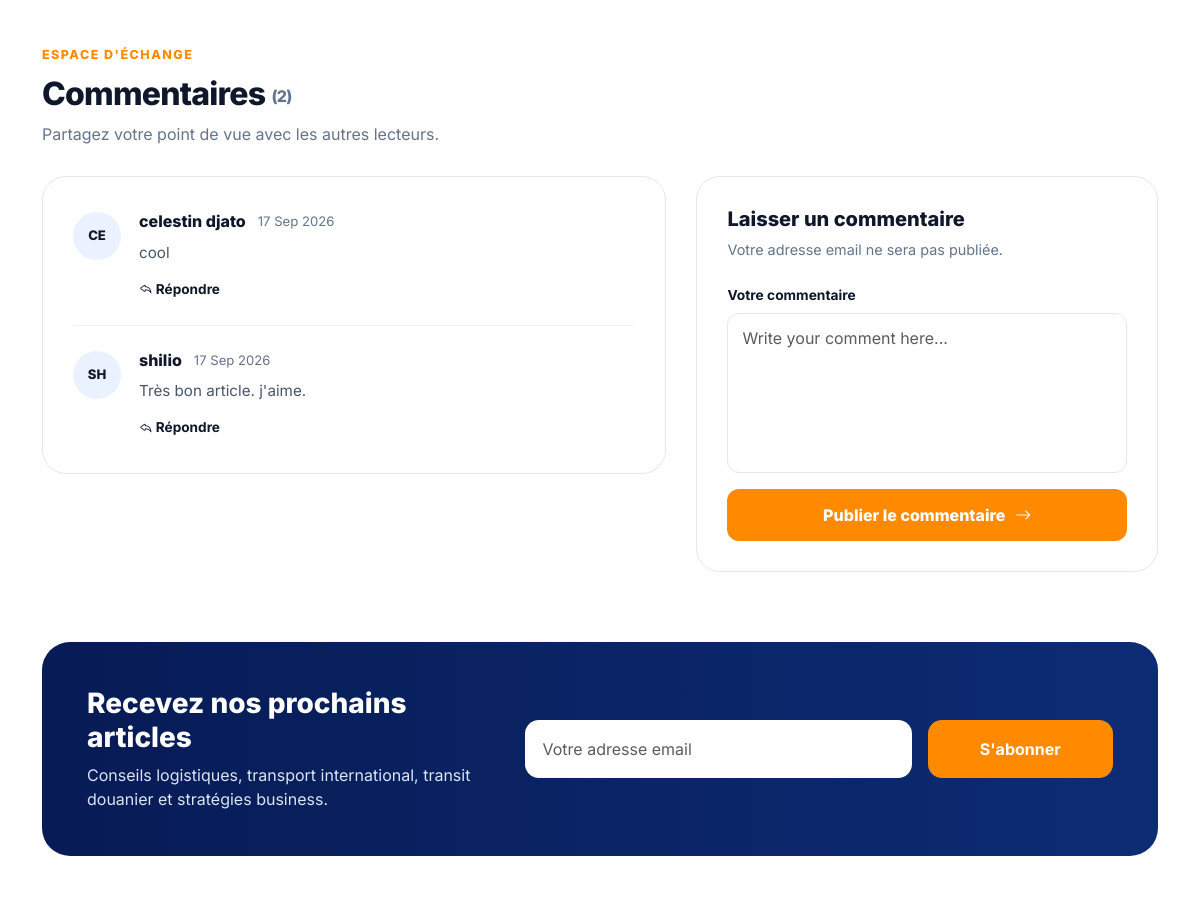
Before: /detail/comment-negocier-un-tarif (signed in, middle part) with the older database file.
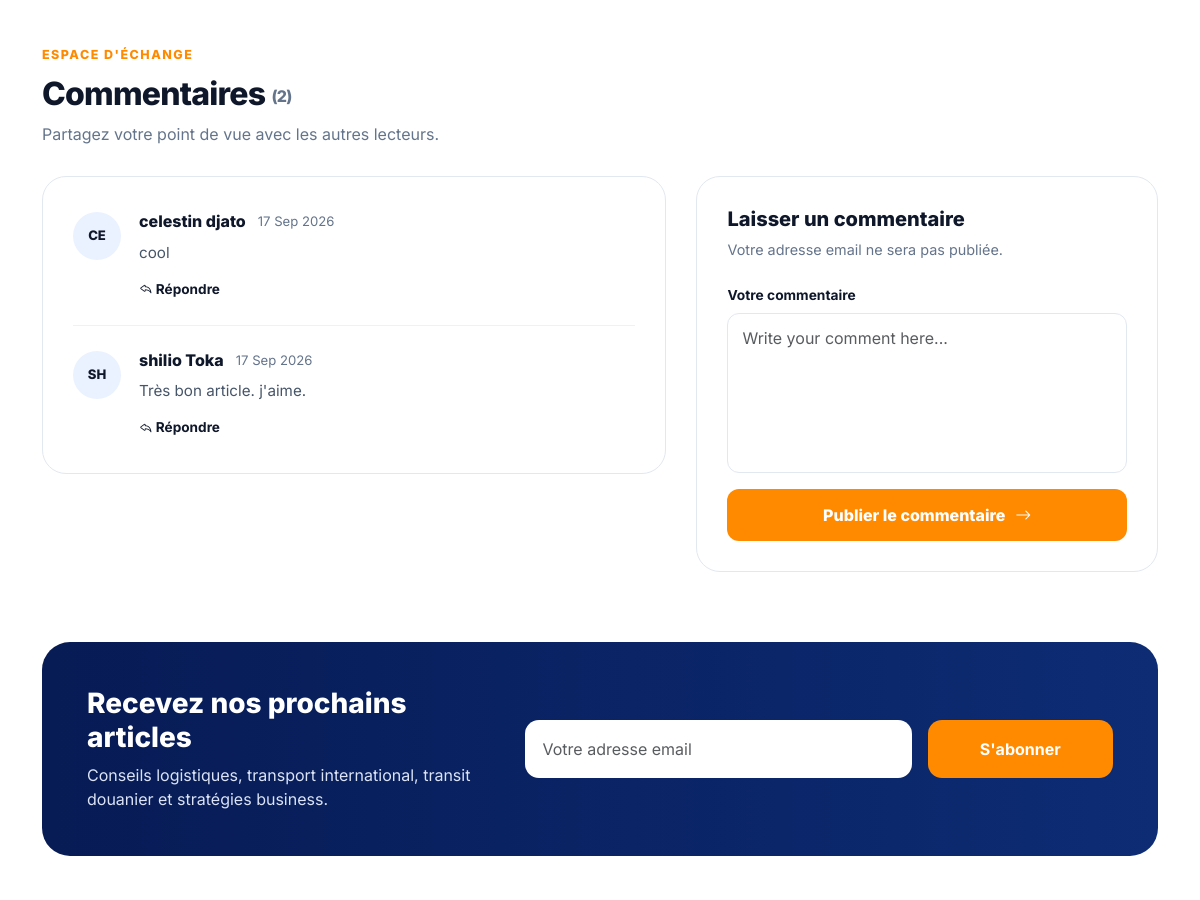
After: the same page with the newer database file.
### comments/models.py (models this page shows, shortened)
class Comment(models.Model):
    post = models.ForeignKey(Post, on_delete=models.CASCADE, related_name='comments')
    user = models.ForeignKey(AUTH_USER_MODEL, on_delete=models.CASCADE, related_name='comments')
    content = models.TextField()
    created_at = models.DateTimeField(auto_now_add=True)

### account/models.py (models this page shows, shortened)
class CustomUser(AbstractUser):
    ROLE_CHOICES = (
        ('user', 'User'),
        ('admin', 'Admin')
    )
    username = None
    email = models.EmailField(unique=True)
    full_name = models.CharField(max_length=255)
    avatar = models.ImageField(upload_to='avatars/', null=True, blank=True)
    role = models.CharField(max_length=50, choices=ROLE_CHOICES, default='user')
    objects = CustomUserManager()
    USERNAME_FIELD = 'email'
    REQUIRED_FIELDS = ['full_name']

### app/views.py (the view)
# urls.py: path('detail/<slug:slug>', PostDetailView.as_view(), name='post-detail'),
class PostDetailView(LoginRequiredMixin, DetailView):
    model = Post
    template_name = 'blog/post_detail.html'
    context_object_name = 'post'
    def get_context_data(self, **kargs):
        context = super().get_context_data(**kargs)
        context['recent_posts'] = Post.objects.filter(status='published').order_by('-published_at')[:3]
        context['comments'] = Comment.objects.filter(post=self.object).order_by('-created_at')
        context['form'] = CommentForm()
        return context
    def post(self, request, *args, **kwargs):
        self.object = self.get_object()
        form = CommentForm(request.POST)
        if form.is_valid():
            comment = form.save(commit=False)
            comment.post = self.object
            comment.user = request.user
            comment.save()
            return redirect(reverse('post-detail', kwargs={'slug': self.object.slug}))
        context = self.get_context_data(object=self.object)
        context['form'] = form
        return self.render_to_response(context)

### comments/forms.py
class CommentForm(forms.ModelForm):
    class Meta:
        model = Comment
        fields = ['content']
        widgets = {
            'content': forms.Textarea(attrs={'rows': 5, 'id': 'comment-message', 'class': 'form-control', 'placeholder': 'Write your comment here...'}),
        }

### app/models.py (called while the page is built)
    def __str__(self):
        return self.name

### app/templates/blog/post_detail.html (shortened to what this page needs)
{% extends 'base.html' %}
{% block content %}
  <div class="main-wrapper">
    <section class="pb-5">
      <div class="container">
        <div class="article-wrapper">
          <section class="comments-section" aria-labelledby="comments-title">
            <div class="comments-header">
              <div>
                <span class="comments-eyebrow">Espace d'échange</span>
                <h2 id="comments-title" class="section-title mb-2">Commentaires <span>({{ comments.count }})</span></h2>
                <p class="comments-intro">Partagez votre point de vue avec les autres lecteurs.</p>
              </div>
            </div>
            <div class="comment-layout">
              <div class="comment-list">
                {% for comment in comments %}
                  <article class="comment-item">
                    <div class="comment-avatar" aria-hidden="true">{{ comment.user.full_name|slice:':2'|upper }}</div>
                    <div class="comment-body">
                      <div class="comment-meta">
                        <h3>{{ comment.user.full_name }}</h3>
                        <time datetime="{{ comment.created_at|date:'Y-m-d' }}">{{ comment.created_at|date:'d M Y' }}</time>
                      </div>
                      <p>{{ comment.content|linebreaksbr }}</p>
                      <button type="button" class="comment-reply"><i class="bi bi-reply"></i> Répondre</button>
                    </div>
                  </article>
                {% empty %}
                  <p>Aucun commentaire pour le moment. Soyez le premier à réagir.</p>
                {% endfor %}
              </div>
              <div class="comment-form-card">
                <h3>Laisser un commentaire</h3>
                <p>Votre adresse email ne sera pas publiée.</p>
                <form method="post">
                  <div class="row g-3">
                    <div class="col-12">
                      <label for="id_content">Votre commentaire</label>
                      {{ form.content }}
                    </div>
                    <div class="col-12">
                      <button type="submit" class="comment-submit">Publier le commentaire <i class="bi bi-arrow-right"></i></button>
                    </div>
                  </div>
                </form>
              </div>
            </div>
          </section>
          <div class="newsletter">
            <div class="row align-items-center g-4">
              <div class="col-lg-5">
                <h3>Recevez nos prochains articles</h3>
                <p class="mb-0">Conseils logistiques, transport international, transit douanier et stratégies business.</p>
              </div>
              <div class="col-lg-7">
                <form>
                  <div class="row g-3">
                    <div class="col-md-8">
                      <input type="email" class="form-control" placeholder="Votre adresse email" />
                    </div>
                    <div class="col-md-4">
                      <button class="btn w-100">S'abonner</button>
                    </div>
                  </div>
                </form>
              </div>
            </div>
          </div>
        </div>
      </div>
    </section>
  </div>
{% endblock %}

### templates/base.html (shortened to what this page needs)
{% load static %}
<!DOCTYPE html>
<html lang="fr">
  <head>
    <link href="https://cdn.jsdelivr.net/npm/bootstrap@5.3.3/dist/css/bootstrap.min.css" rel="stylesheet" />
    <link rel="stylesheet" href="https://cdn.jsdelivr.net/npm/bootstrap-icons@1.11.3/font/bootstrap-icons.min.css" />
    <link rel="stylesheet" href="{% static 'css/styles.css' %}" />
    <link rel="stylesheet" href="{% static 'css/post_list.css' %}" />
    <link rel="stylesheet" href="{% static 'css/post_detail.css' %}" />
    <link rel="stylesheet" href="{% static 'css/dash/add_category.css' %}" />
    <link rel="stylesheet" href="{% static 'css/about.css' %}" />
  </head>
  <body>
    <div class="main-wrapper">
      {% block content %}
      {% endblock %}
    </div>
  </body>
</html>

### static/css/styles.css (style rules this page uses)
:root { --primary: #0d1f4f; --secondary: #ff8a00; --light: #f5f7fb; --text: #1e293b; --muted: #64748b; --white: #ffffff; --border: #e8edf5; }
* { margin: 0; padding: 0; box-sizing: border-box; }
body { font-family: 'Inter', sans-serif; background: var(--light); color: var(--text); min-height: 100vh; display: flex; flex-direction: column; }
.main-wrapper { flex: 1; }
.section-title { font-size: 2rem; font-weight: 800; color: var(--primary); }
.newsletter { background: linear-gradient(90deg, #071b55, #0f2e7a); border-radius: 26px; padding: 40px; color: #fff; }
.newsletter h3 { font-weight: 800; }
.newsletter p { color: #d9e2f4; }
.newsletter .form-control { height: 58px; border: none; border-radius: 12px; }
.newsletter .btn { height: 58px; border: none; background: var(--secondary); border-radius: 12px; color: #fff; font-weight: 700; }

### static/css/post_list.css (style rules this page uses)
:root { --primary: #081c4b; --secondary: #ff8a00; --light: #f5f7fb; --white: #ffffff; --text: #1e293b; --muted: #64748b; --border: #e7edf5; }
* { margin: 0; padding: 0; box-sizing: border-box; }
body { font-family: 'Inter', sans-serif; background: var(--light); color: var(--text); min-height: 100vh; display: flex; flex-direction: column; }
.main-wrapper { flex: 1; }
.section-title { font-size: 2rem; font-weight: 800; color: var(--primary); }

### static/css/dash/add_category.css (style rules this page uses)
:root { --primary: #081c4b; --secondary: #ff8a00; --light: #f5f7fb; --white: #ffffff; --text: #1e293b; --muted: #64748b; --border: #e7edf5; }
* { margin: 0; padding: 0; box-sizing: border-box; }
.section-title { font-size: 1.6rem; font-weight: 800; color: var(--primary); margin-bottom: 10px; }
.form-control { height: 58px; border-radius: 16px; border: 1px solid var(--border); padding: 14px 18px; transition: 0.3s; color: var(--text); }
textarea.form-control { min-height: 160px; resize: none; padding-top: 18px; }

### static/css/about.css (style rules this page uses)
:root { --primary: #0f172a; --primary-light: #1e293b; --orange: #f97316; --orange-dark: #ea580c; --text: #334155; --text-light: #64748b; --background: #f8fafc; --white: #ffffff; --border: #e2e8f0; }
* { margin: 0; padding: 0; box-sizing: border-box; }
body { font-family: 'Inter', sans-serif; color: var(--text); background: var(--white); }
.section-title { color: var(--primary); font-size: 32px; line-height: 1.25; font-weight: 800; letter-spacing: -0.8px; margin-bottom: 18px; }

Changed rows visible on the page:
changed through a linked row, Comment "Très bon article. j'aime.": user.full_name "shilio" → "shilio Toka"
